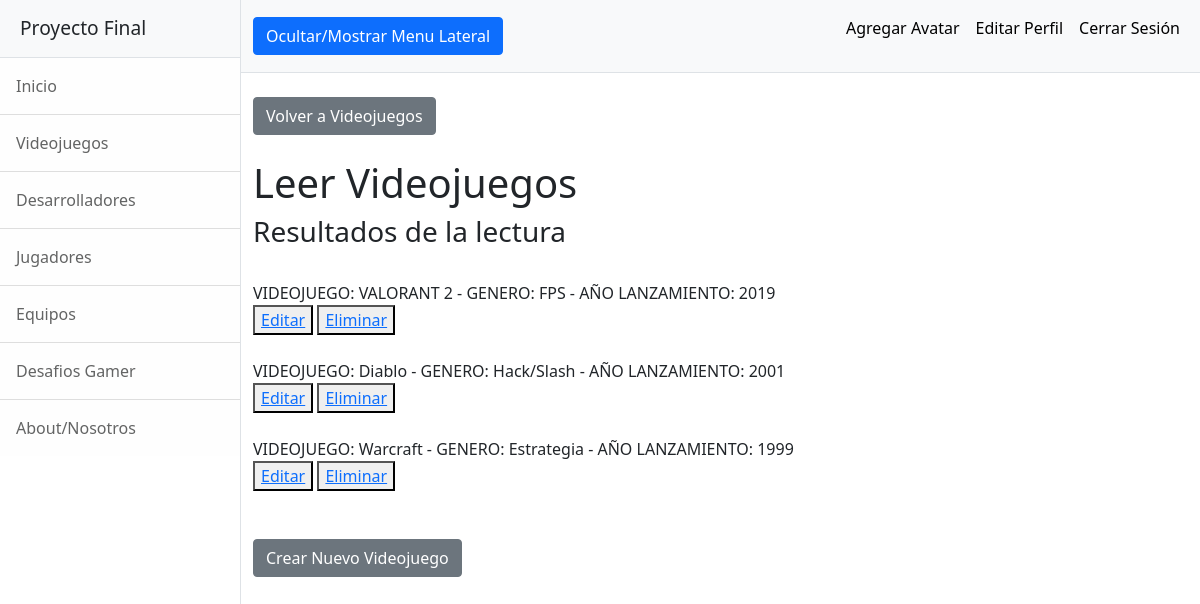
The app's page /AppFinal/videojuegosLeer (signed in) with its own data.
### AppFinal/models.py (models this page shows)
class Videojuego(models.Model):
    nombre = models.CharField(max_length = 40)
    genero = models.CharField(max_length = 40)
    año_lanzamiento = models.IntegerField()
    def __str__(self):
        return f"VIDEOJUEGO: {self.nombre} - GENERO: {self.genero} - AÑO LANZAMIENTO: {self.año_lanzamiento}"

### AppFinal/views.py (the view)
# urls.py: path('videojuegosLeer', views.videojuegosLeer, name="VideojuegosLeer"),
@login_required
def videojuegosLeer(request):
    videojuegos = Videojuego.objects.all()
    contexto = {"videojuegos":videojuegos}
    return render(request, "AppFinal/videojuegosLeer.html", contexto)

### AppFinal/templates/AppFinal/videojuegosLeer.html
{% extends "AppFinal/padre.html" %}
{% load static %}
{% block dynamicContent %}
    <div class="container-fluid">
        <br><a class="btn btn-secondary" href="{% url 'Videojuegos' %}">Volver a Videojuegos</a>
        <h1 class="mt-4">Leer Videojuegos</h1>
        <h3>Resultados de la lectura</h3><br>
        {% for videojuego in videojuegos %}
            {{videojuego}}<br>
            <button><a href="{% url 'VideojuegosEditar' videojuego.nombre %}">Editar</a></button>
            <button><a href="{% url 'VideojuegosEliminar' videojuego.nombre %}">Eliminar</a></button><br><br>
        {% endfor %}
        <br><a class="btn btn-secondary" href="{% url 'VideojuegosFormulario' %}">Crear Nuevo Videojuego</a>
    </div>
{% endblock %}

### records on screen
Videojuego: nombre+genero+año_lanzamiento "VIDEOJUEGO: VALORANT 2 - GENERO: FPS - AÑO LANZAMIENTO: 2019"
Videojuego: nombre+genero+año_lanzamiento "VIDEOJUEGO: Diablo - GENERO: Hack/Slash - AÑO LANZAMIENTO: 2001"
Videojuego: nombre+genero+año_lanzamiento "VIDEOJUEGO: Warcraft - GENERO: Estrategia - AÑO LANZAMIENTO: 1999"
